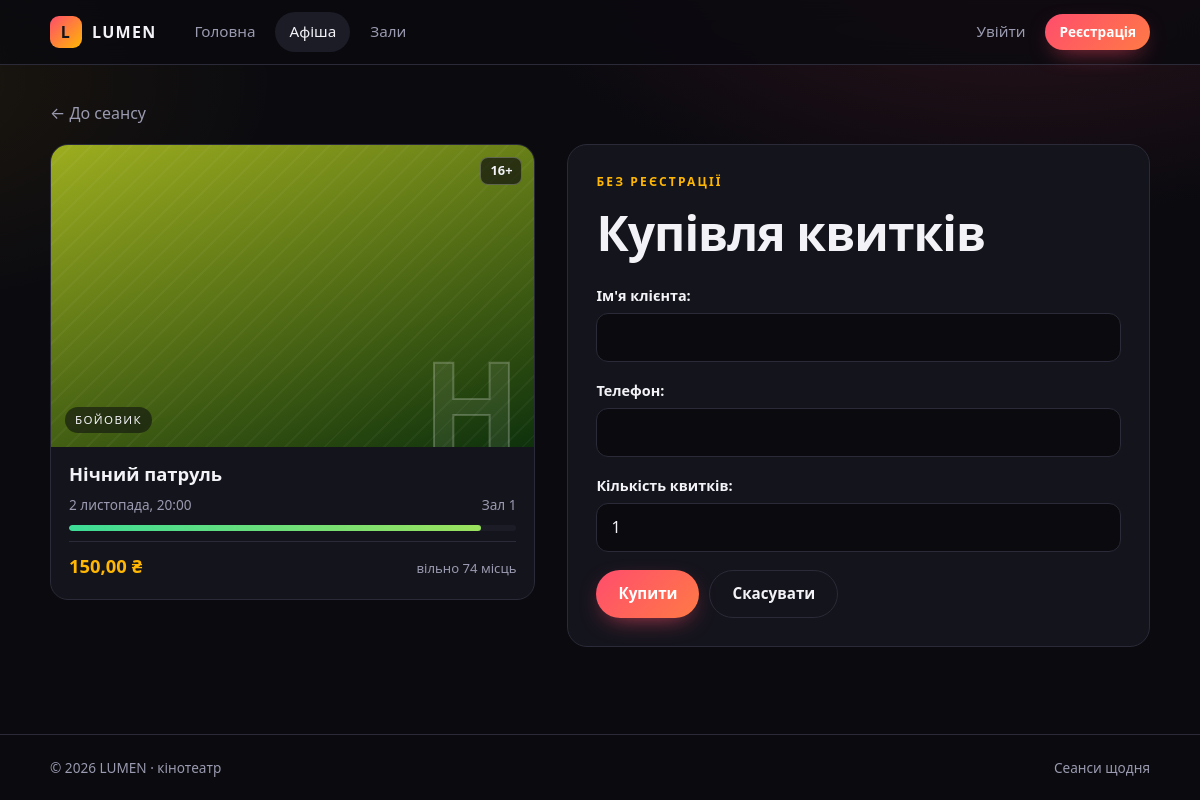
/screenings/1/ticket/, run on the app's committed database.
### cinema/models.py (models this page shows, shortened)
class Screening(models.Model):
    title = models.CharField("Назва фільму", max_length=150)
    description = models.TextField("Опис", blank=True)
    genre = models.ForeignKey(
        Genre, on_delete=models.PROTECT,
        related_name="screenings", verbose_name="Жанр",
    )
    hall = models.ForeignKey(
        Hall, on_delete=models.PROTECT,
        related_name="screenings", verbose_name="Зал",
    )
    start_time = models.DateTimeField("Початок сеансу")
    price = models.DecimalField("Ціна", max_digits=6, decimal_places=2)
    age_limit = models.PositiveIntegerField("Віковий ліміт", default=0)
    class Meta:
        ordering = ["start_time"]
        verbose_name = "Сеанс"
        verbose_name_plural = "Сеанси"
    def free_seats(self):
        sold = sum(t.seats_count for t in self.tickets.all())
        return self.hall.seats - sold

class Genre(models.Model):
    name = models.CharField("Назва", max_length=100)
    class Meta:
        ordering = ["name"]
        verbose_name = "Жанр"
        verbose_name_plural = "Жанри"

class Hall(models.Model):
    name = models.CharField("Назва", max_length=50)
    seats = models.PositiveIntegerField("Кількість місць")
    class Meta:
        ordering = ["name"]
        verbose_name = "Зал"
        verbose_name_plural = "Зали"

class Ticket(models.Model):
    screening = models.ForeignKey(
        Screening, on_delete=models.CASCADE,
        related_name="tickets", verbose_name="Сеанс",
    )
    client_name = models.CharField("Ім'я клієнта", max_length=100)
    phone = models.CharField("Телефон", max_length=20)
    seats_count = models.PositiveIntegerField("Кількість квитків", default=1)
    created_at = models.DateTimeField("Створено", auto_now_add=True)
    class Meta:
        ordering = ["-created_at"]
        verbose_name = "Квиток"
        verbose_name_plural = "Квитки"

### cinema/views.py (the view)
# urls.py: path("screenings/<int:pk>/ticket/", views.ticket_create, name="ticket_create"),
def ticket_create(request, pk):
    screening = get_object_or_404(Screening, pk=pk)
    if request.method == "POST":
        form = TicketForm(request.POST, screening=screening)
        if form.is_valid():
            ticket = form.save(commit=False)
            ticket.screening = screening
            ticket.save()
            messages.success(request, "Квитки придбано!")
            return redirect("cinema:screening_detail", pk=screening.pk)
    else:
        form = TicketForm(screening=screening)
    return render(request, "cinema/ticket_form.html",
                  {"form": form, "screening": screening})

### cinema/forms.py (shortened to what this page needs)
class TicketForm(forms.ModelForm):
    class Meta:
        model = Ticket
        fields = ["client_name", "phone", "seats_count"]
    def __init__(self, *args, screening=None, **kwargs):
        super().__init__(*args, **kwargs)
        self.screening = screening

### cinema/templates/cinema/ticket_form.html (shortened to what this page needs)
{% extends "base.html" %}
{% block content %}
{% widthratio screening.free_seats screening.hall.seats 100 as free_pct %}
<a class="back" href="{% url 'cinema:screening_detail' screening.pk %}">← До сеансу</a>
<div class="split" style="--g: {{ screening.genre_id }}">
    <div class="poster-card">
        <div class="poster">
            <span class="badge-age">{{ screening.age_limit }}+</span>
            <span class="poster-letter">{{ screening.title|slice:":1" }}</span>
            <span class="genre-tag">{{ screening.genre.name }}</span>
        </div>
        <div class="poster-body">
            <h3>{{ screening.title }}</h3>
            <div class="meta">
                <span>{{ screening.start_time|date:"j E, H:i" }}</span>
                <span>{{ screening.hall.name }}</span>
            </div>
            <div class="meter{% if screening.free_seats < 10 %} low{% endif %}"><span style="width: {{ free_pct }}%"></span></div>
            <div class="card-foot">
                <span class="price">{{ screening.price }} ₴</span>
                <span class="seats">вільно {{ screening.free_seats }} місць</span>
            </div>
        </div>
    </div>
    <div class="form-card">
        <p class="eyebrow">Без реєстрації</p>
        <h1>Купівля квитків</h1>
        <form method="post">
            {{ form.as_p }}
            <div class="form-actions">
                <button type="submit" class="btn">Купити</button>
                <a class="btn btn-ghost" href="{% url 'cinema:screening_detail' screening.pk %}">Скасувати</a>
            </div>
        </form>
    </div>
</div>
{% endblock %}

### cinema/static/cinema/style.css (style rules this page uses)
:root { --bg: #0a0a0f; --surface: #14141c; --surface-2: #1c1c27; --line: #2a2a38; --text: #f2f2f7; --muted: #9a9ab0; --accent: #ff4d6d; --accent-2: #ffb703; --ok: #3ddc97; color-scheme: dark; }
* { box-sizing: border-box; }
html { scroll-behavior: smooth; }
body { margin: 0; min-height: 100vh; display: flex; flex-direction: column; font-family: "Segoe UI", system-ui, -apple-system, Roboto, sans-serif; line-height: 1.55; color: var(--text); background-color: var(--bg); background-image: radial-gradient(900px 500px at 85% -10%, rgba(255, 77, 109, .16), transparent 60%), radial-gradient(700px 400px at -10% 10%, rgba(255, 183, 3, .08), transparent 60%); background-repeat: no-repeat; }
a { color: inherit; }
h1, h2, h3 { line-height: 1.15; margin: 0 0 .5em; }
h1 { font-size: clamp(2rem, 4vw, 3rem); letter-spacing: -.02em; }
p { margin: 0 0 1em; }
.btn { display: inline-flex; align-items: center; justify-content: center; gap: 8px; border: 0; cursor: pointer; font: inherit; font-weight: 600; font-size: .95rem; color: #fff; text-decoration: none; padding: 11px 22px; border-radius: 999px; background: linear-gradient(135deg, var(--accent), #ff7a45); box-shadow: 0 8px 24px -10px rgba(255, 77, 109, .8); transition: transform .15s, box-shadow .15s; }
.btn-ghost { background: transparent; color: var(--text); box-shadow: none; border: 1px solid var(--line); }
.eyebrow { font-size: .75rem; letter-spacing: .18em; text-transform: uppercase; color: var(--accent-2); font-weight: 700; margin-bottom: 14px; }
.back { display: inline-block; color: var(--muted); text-decoration: none; margin-bottom: 18px; }
.poster-card { background: var(--surface); border: 1px solid var(--line); border-radius: 18px; overflow: hidden; display: flex; flex-direction: column; transition: transform .2s, border-color .2s, box-shadow .2s; }
.poster { position: relative; display: block; overflow: hidden; text-decoration: none; aspect-ratio: 16 / 10; background: repeating-linear-gradient(135deg, rgba(255, 255, 255, .035) 0 2px, transparent 2px 14px), linear-gradient(160deg, hsl(calc(var(--g) * 67) 70% 40%), hsl(calc(var(--g) * 67 + 50) 60% 12%)); }
.poster-letter { position: absolute; right: 14px; bottom: -22px; font-size: 8rem; font-weight: 900; line-height: 1; color: rgba(255, 255, 255, .08); -webkit-text-stroke: 2px rgba(255, 255, 255, .22); }
.genre-tag { position: absolute; left: 14px; bottom: 14px; font-size: .72rem; letter-spacing: .12em; text-transform: uppercase; background: rgba(10, 10, 15, .55); backdrop-filter: blur(6px); padding: 4px 10px; border-radius: 999px; }
.badge-age { position: absolute; right: 12px; top: 12px; font-weight: 800; font-size: .8rem; background: rgba(10, 10, 15, .65); border: 1px solid rgba(255, 255, 255, .25); padding: 3px 9px; border-radius: 8px; }
.poster-body { padding: 16px 18px 18px; display: flex; flex-direction: column; gap: 10px; flex: 1; }
.poster-body h3 { margin: 0; font-size: 1.15rem; }
.meta { display: flex; justify-content: space-between; gap: 8px; color: var(--muted); font-size: .85rem; }
.card-foot { display: flex; justify-content: space-between; align-items: baseline; border-top: 1px solid var(--line); padding-top: 10px; margin-top: auto; }
.price { font-weight: 800; font-size: 1.15rem; color: var(--accent-2); }
.seats { color: var(--muted); font-size: .82rem; }
.meter { height: 6px; background: var(--surface-2); border-radius: 999px; overflow: hidden; }
.meter > span { display: block; height: 100%; border-radius: 999px; background: linear-gradient(90deg, var(--ok), #9be15d); }
.split { display: grid; grid-template-columns: 1fr 1.2fr; gap: 32px; align-items: start; }
.form-card { background: var(--surface); border: 1px solid var(--line); border-radius: 20px; padding: 28px; }
.form-card form p { margin: 0 0 18px; }
.form-card label { display: block; font-weight: 600; font-size: .9rem; margin-bottom: 6px; }
input[type=text], input[type=number], input[type=password], input[type=datetime-local], input[type=search], select, textarea { width: 100%; background: var(--bg); border: 1px solid var(--line); color: var(--text); border-radius: 12px; padding: 11px 14px; font: inherit; transition: .15s; }
.form-actions { display: flex; gap: 10px; flex-wrap: wrap; }

### data on the page
Screening: age_limit "16", genre.name "БОЙОВИК", title "Нічний патруль", start_time "2 листопада, 20:00", hall.name "Зал 1", price "150,00", free_seats "74"
